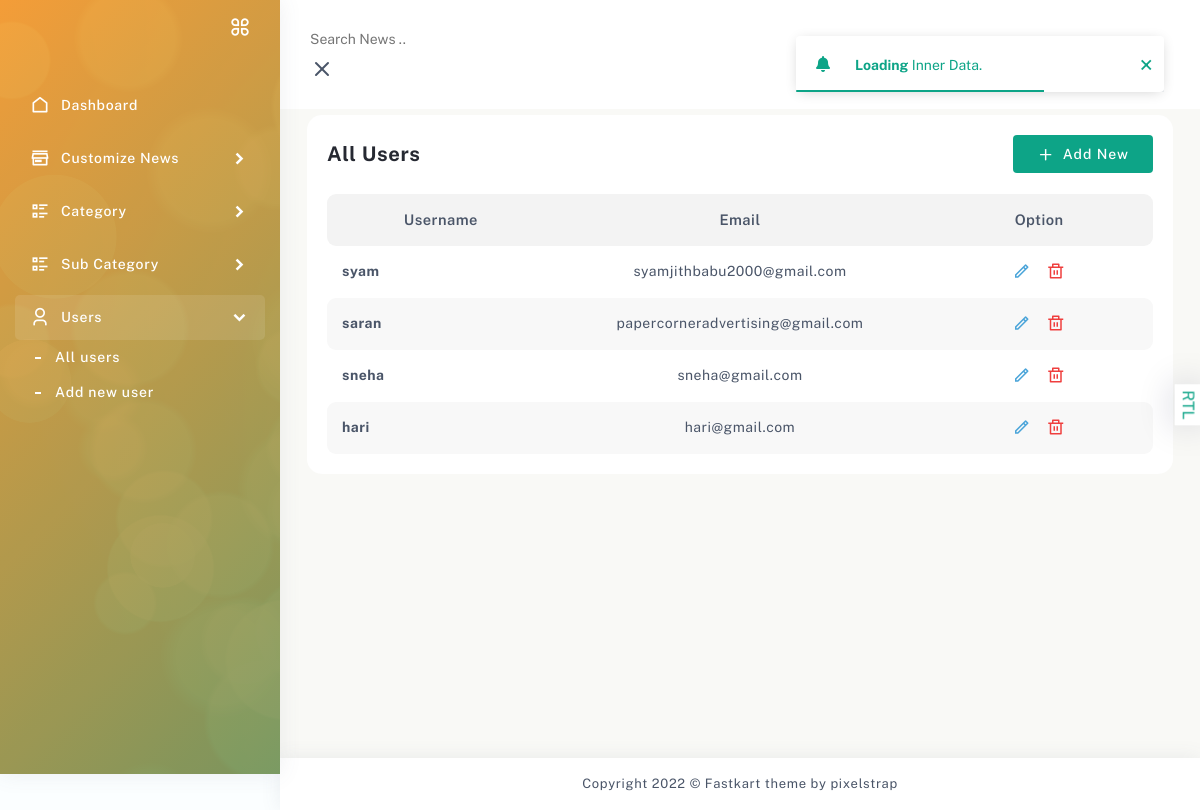
Screenshot of /adminapp/users/ with the database file from the repository.
### web/models.py (models this page shows)
class CustomUser(AbstractBaseUser, PermissionsMixin):
    username = models.CharField(max_length=15, unique=True)
    email = models.EmailField(unique=True)
    is_active = models.BooleanField(default=True)
    is_staff = models.BooleanField(default=False)
    is_superuser = models.BooleanField(default=False)
    objects = CustomUserManager()
    USERNAME_FIELD = 'username'
    REQUIRED_FIELDS = ['email']
    def __str__(self):
        return self.username

### adminapp/views.py (the view)
# urls.py: path('users/',views.users,name="users"),
def users(request):
    users = CustomUser.objects.filter().exclude(username='admin')
    print(users)
    context = {
        'users' : users
    }
    return render(request,'adminapp/users.html',context)

### templates/adminapp/users.html
{% extends 'adminapp/partials/base.html' %}
{% load static %}
{% block content %}
    <div class="page-body">
        <div class="container-fluid">
            <div class="row">
                <div class="col-sm-12">
                    <div class="card card-table">
                        <div class="card-body">
                            <div class="title-header option-title">
                                <h5>All Users</h5>
                                <form class="d-inline-flex">
                                    <a href="{% url 'adminapp:add_user' %}" class="align-items-center btn btn-theme d-flex">
                                        <i data-feather="plus"></i>Add New
                                    </a>
                                </form>
                            </div>
                            <div class="table-responsive table-product">
                                <table class="table all-package theme-table" id="table_id">
                                    <thead>
                                        <tr>
                                            <th>Username</th>
                                            <th>Email</th>
                                            <th>Option</th>
                                        </tr>
                                    </thead>
                                    <tbody>
                                        {% for user in users %}
                                        <tr>
                                            <td>
                                                <div class="user-name">
                                                    <span>{{user.username}}</span>
                                                </div>
                                            </td>
                                            <td>{{user.email}}</td>
                                            <td>
                                                <ul>
                                                    <li>
                                                        <a href="{% url 'adminapp:edit_user' user.id %}">
                                                            <i class="ri-pencil-line"></i>
                                                        </a>
                                                    </li>
                                                    <li>
                                                        <a href="{% url 'adminapp:delete_user' user.id %}">
                                                            <i class="ri-delete-bin-line"></i>
                                                        </a>
                                                    </li>
                                                </ul>
                                            </td>
                                        </tr>
                                        {% endfor %}
                                    </tbody>
                                </table>
                            </div>
                        </div>
                    </div>
                </div>
            </div>
        </div>
        <div class="container-fluid">
            <footer class="footer">
                <div class="row">
                    <div class="col-md-12 footer-copyright text-center">
                        <p class="mb-0">Copyright 2022 © Fastkart theme by pixelstrap</p>
                    </div>
                </div>
            </footer>
        </div>
    </div>
</div>
{% endblock %}

### rows the page displays
CustomUser: username "syam", email "syamjithbabu2000@gmail.com"
CustomUser: username "saran", email "papercorneradvertising@gmail.com"
CustomUser: username "sneha", email "sneha@gmail.com"
CustomUser: username "hari", email "hari@gmail.com"
